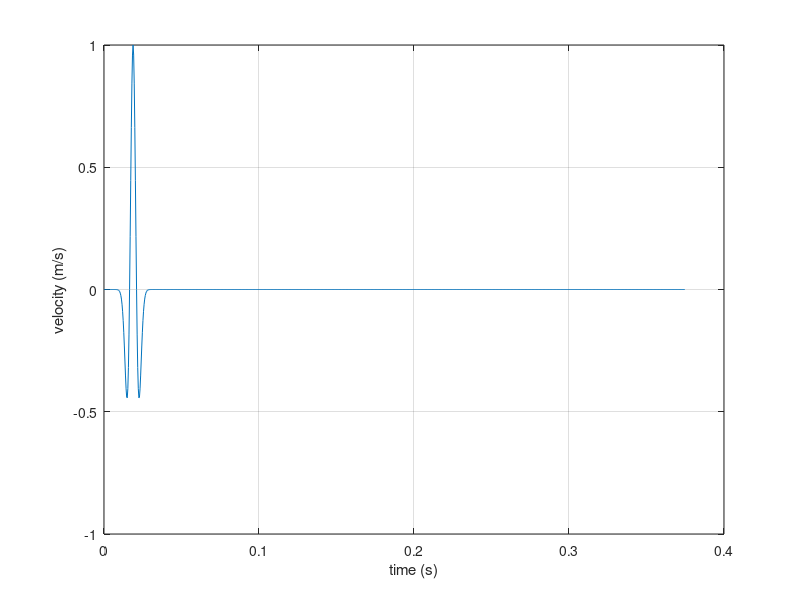
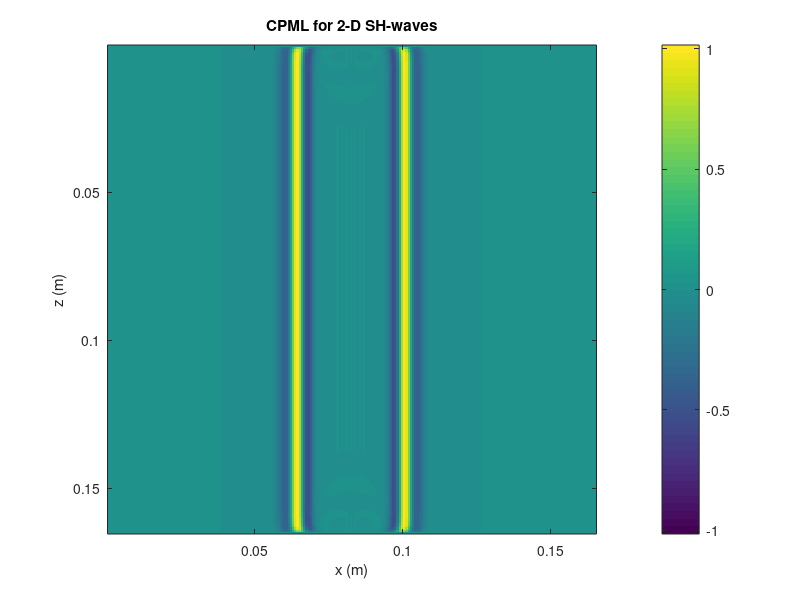
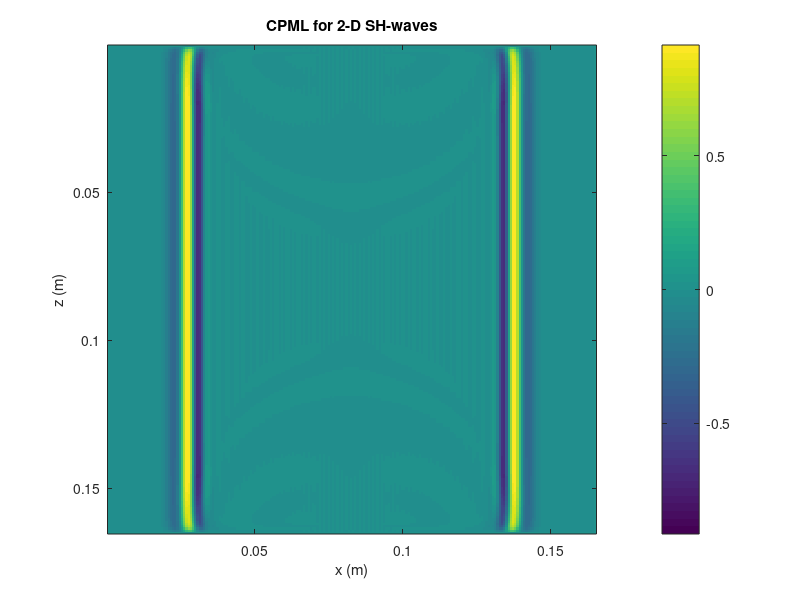
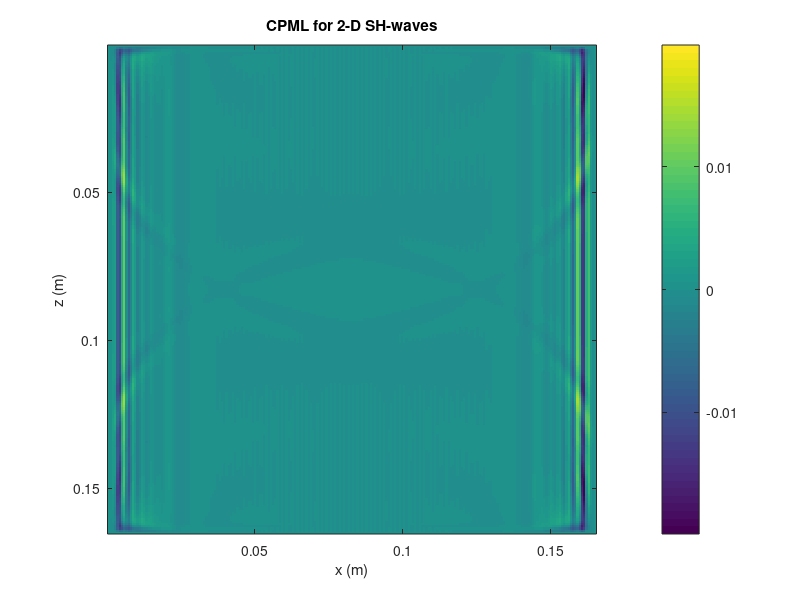

Recreate these plots in MATLAB, in order.
% This is code for simulation of propagation of 2-D SH-waves with CPML ABC
% employing memory variables. It was written by Daniel Grzech as part of
% MSc Individual Project supervised by Dr Panagiotis Kosmas.

% 24th August 2016

close all;
clear all;
running_time = tic;

%=============================basic variables=============================%

%x_length = 0.15;
%big_delta_x = 0.0015;
%z_length = 0.15;
%big_delta_z = 0.0015;

%i_length = x_length / big_delta_x;
%k_length = z_length / big_delta_z;

i_length = 200;
k_length = 200;
big_delta_x = 0.00075;
big_delta_z = big_delta_x;

no_time_steps = 1000;
delta_t = big_delta_x / 2;
t = no_time_steps * delta_t;

fprintf('no. of time steps %d \n', no_time_steps);
disp('');

rho = 1000;
mu = 1000;

%====================CPML thickness in each direction=====================%

cpml_thickness = 10;
x_cpml_1 = cpml_thickness;
x_cpml_2 = cpml_thickness;
z_cpml_1 = cpml_thickness;
z_cpml_2 = cpml_thickness;

i_length_total = i_length + x_cpml_1 + x_cpml_2;
k_length_total = k_length + z_cpml_1 + z_cpml_2;

x_computational_zone = (x_cpml_1+1):(i_length_total-x_cpml_2);
z_computational_zone = (z_cpml_1+1):(k_length_total-z_cpml_2);

%===========================antenna information===========================%

no_antennas = 1;

% position of source--spherical wavefront

source_pos = [round(i_length_total / 2) round(k_length_total /2)];

%============================source parameters============================%

omega_p = 2*pi*100;
f_a = 1;
delay = 50 * delta_t;
source_val = (1 - 1/2 * omega_p^2 * ((0:no_time_steps - 1) * delta_t - delay).^2) .* exp(-1/4 * omega_p^2 * ((0:no_time_steps - 1) * delta_t - delay).^2);

figure
ax1 = gca;
plot(ax1, (0:no_time_steps - 1) * delta_t, source_val);
xlabel('time (s)')
ylabel('velocity (m/s)')
grid on;
drawnow;

%=================================sensor==================================%

sensor_pos = [x_cpml_1+5 round(k_length_total / 2)];
sensor_1 = [];
sensor_2 = [];
sensor_3 = [];

%=============================CPML parameters=============================%

n_1 = 3; n_2 = 0; n_3 = 3;

kappa_x_max = 0;
sigma_x_1_max = 0.8 * (n_1 + 1) / (sqrt(mu/rho) * big_delta_x);
sigma_x_2_max = 0.8 * (n_1 + 1) / (sqrt(mu/rho) * big_delta_x);
alpha_x_max = 2 * pi * f_a;

kappa_z_max = 0;
sigma_z_1_max = 0.8 * (n_1 + 1) / (sqrt(mu/rho) * big_delta_z);
sigma_z_2_max = 0.8 * (n_1 + 1) / (sqrt(mu/rho) * big_delta_z);
alpha_z_max = 2 * pi * f_a;

kappa_x_1_v_y = zeros(x_cpml_1, 1);
kappa_x_2_v_y = zeros(x_cpml_2, 1);
kappa_z_1_v_y = zeros(z_cpml_1, 1);
kappa_z_2_v_y = zeros(z_cpml_2, 1);
sigma_x_1_v_y = zeros(x_cpml_1, 1);
sigma_x_2_v_y = zeros(x_cpml_2, 1);
sigma_z_1_v_y = zeros(z_cpml_1, 1);
sigma_z_2_v_y = zeros(z_cpml_2, 1);
alpha_x_1_v_y = zeros(x_cpml_1, 1);
alpha_x_2_v_y = zeros(x_cpml_2, 1);
alpha_z_1_v_y = zeros(z_cpml_1, 1);
alpha_z_2_v_y = zeros(z_cpml_2, 1);
beta_x_1_v_y = zeros(x_cpml_1, 1);
beta_x_2_v_y = zeros(x_cpml_2, 1);
delta_x_1_v_y = zeros(x_cpml_1, 1);
delta_x_2_v_y = zeros(x_cpml_2, 1);
beta_z_1_v_y = zeros(z_cpml_1, 1);
beta_z_2_v_y = zeros(z_cpml_2, 1);
delta_z_1_v_y = zeros(z_cpml_1, 1);
delta_z_2_v_y = zeros(z_cpml_2, 1);
b_x_1_v_y = zeros(x_cpml_1, 1);
c_x_1_v_y = zeros(x_cpml_1, 1);
b_x_2_v_y = zeros(x_cpml_2, 1);
c_x_2_v_y = zeros(x_cpml_2, 1);
b_z_1_v_y = zeros(z_cpml_1, 1);
c_z_1_v_y = zeros(z_cpml_1, 1);
b_z_2_v_y = zeros(z_cpml_2, 1);
c_z_2_v_y = zeros(z_cpml_2, 1);

kappa_x_1_tau_yx = zeros(x_cpml_1 - 1, 1);
kappa_x_2_tau_yx = zeros(x_cpml_2 - 1, 1);
sigma_x_1_tau_yx = zeros(x_cpml_1 - 1, 1);
sigma_x_2_tau_yx = zeros(x_cpml_2 - 1, 1);
alpha_x_1_tau_yx = zeros(x_cpml_1 - 1, 1);
alpha_x_2_tau_yx = zeros(x_cpml_2 - 1, 1);
beta_x_1_tau_yx = zeros(x_cpml_1 - 1, 1);
beta_x_2_tau_yx = zeros(x_cpml_2 - 1, 1);
delta_x_1_tau_yx = zeros(x_cpml_1 - 1, 1);
delta_x_2_tau_yx = zeros(x_cpml_2 - 1, 1);
b_x_1_tau_yx = zeros(x_cpml_1 - 1, 1);
c_x_1_tau_yx = zeros(x_cpml_1 - 1, 1);
b_x_2_tau_yx = zeros(x_cpml_2 - 1, 1);
c_x_2_tau_yx = zeros(x_cpml_2 - 1, 1);

kappa_z_1_tau_yz = zeros(z_cpml_1 - 1, 1);
kappa_z_2_tau_yz = zeros(z_cpml_2 - 1, 1);
sigma_z_1_tau_yz = zeros(z_cpml_1 - 1, 1);
sigma_z_2_tau_yz = zeros(z_cpml_2 - 1, 1);
alpha_z_1_tau_yz = zeros(z_cpml_1 - 1, 1);
alpha_z_2_tau_yz = zeros(z_cpml_2 - 1, 1);
beta_z_1_tau_yz = zeros(z_cpml_1 - 1, 1);
beta_z_2_tau_yz = zeros(z_cpml_2 - 1, 1);
delta_z_1_tau_yz = zeros(z_cpml_1 - 1, 1);
delta_z_2_tau_yz = zeros(z_cpml_2 - 1, 1);
b_z_1_tau_yz = zeros(z_cpml_1 - 1, 1);
c_z_1_tau_yz = zeros(z_cpml_1 - 1, 1);
b_z_2_tau_yz = zeros(z_cpml_2 - 1, 1);
c_z_2_tau_yz = zeros(z_cpml_2 - 1, 1);

% x-axis--left

for i = 1:x_cpml_1
    
    kappa_x_1_v_y(i) = 1.0 + kappa_x_max * ((x_cpml_1 - i) / (x_cpml_1 - 1.0))^n_1;
    sigma_x_1_v_y(i) = sigma_x_1_max * ((x_cpml_1 - i) / (x_cpml_1 - 1.0))^(n_1 + n_2);
    alpha_x_1_v_y(i) = alpha_x_max * ((i - 1.0) / (x_cpml_1 - 1.0))^(n_3);
    beta_x_1_v_y(i) = sigma_x_1_v_y(i) / kappa_x_1_v_y(i);
    delta_x_1_v_y(i) = sigma_x_1_v_y(i) / kappa_x_1_v_y(i) + alpha_x_1_v_y(i);
    
    b_x_1_v_y(i) = (2.0 - delta_t * beta_x_1_v_y(i)) / (2.0 + delta_t * beta_x_1_v_y(i));
    c_x_1_v_y(i) = (2.0 * delta_t * -delta_x_1_v_y(i)) / (2.0 + delta_t * beta_x_1_v_y(i));
     
end

for i = 1:x_cpml_1 - 1
   
    kappa_x_1_tau_yx(i) = 1.0 + kappa_x_max * ((x_cpml_1 - i - 0.5) / (x_cpml_1 - 1.0))^n_1;
    sigma_x_1_tau_yx(i) = sigma_x_1_max * ((x_cpml_1 - i - 0.5) / (x_cpml_1 - 1.0))^(n_1 + n_2);
    alpha_x_1_tau_yx(i) = alpha_x_max * ((i - 0.5) / (x_cpml_1 - 1.0))^(n_3);
    beta_x_1_tau_yx(i) = sigma_x_1_tau_yx(i) / kappa_x_1_tau_yx(i);
    delta_x_1_tau_yx(i) = sigma_x_1_tau_yx(i) / kappa_x_1_tau_yx(i) + alpha_x_1_tau_yx(i);
    
    b_x_1_tau_yx(i) = (2.0 - delta_t * beta_x_1_tau_yx(i)) / (2.0 + delta_t * beta_x_1_tau_yx(i));
    c_x_1_tau_yx(i) = (2.0 * delta_t * -delta_x_1_tau_yx(i)) / (2.0 + delta_t * beta_x_1_tau_yx(i));
    
end

% x-axis--right

for i = 1:x_cpml_2
    
    kappa_x_2_v_y(i) = 1.0 + kappa_x_max * ((x_cpml_2 - i) / (x_cpml_2 - 1))^n_1;
    sigma_x_2_v_y(i) = sigma_x_2_max * ((x_cpml_2 - i) / (x_cpml_2 - 1.0))^(n_1 + n_2);
    alpha_x_2_v_y(i) = alpha_x_max * ((i - 1.0) / (x_cpml_2 - 1.0))^(n_3);
    beta_x_2_v_y(i) = sigma_x_2_v_y(i) / kappa_x_2_v_y(i);
    delta_x_2_v_y(i) = sigma_x_2_v_y(i) / kappa_x_2_v_y(i) + alpha_x_2_v_y(i);
    
    b_x_2_v_y(i) = (2.0 - delta_t * beta_x_2_v_y(i)) / (2.0 + delta_t * beta_x_2_v_y(i));
    c_x_2_v_y(i) = (2.0 * delta_t * -delta_x_2_v_y(i)) / (2.0 + delta_t * beta_x_2_v_y(i));
    
end

for i = 1:x_cpml_2 - 1
   
    kappa_x_2_tau_yx(i) = 1.0 + kappa_x_max * ((x_cpml_2 - i - 0.5) / (x_cpml_2 - 1.0))^n_1;
    sigma_x_2_tau_yx(i) = sigma_x_2_max * ((x_cpml_2 - i - 0.5) / (x_cpml_2 - 1.0))^(n_1 + n_2);
    alpha_x_2_tau_yx(i) = alpha_x_max * ((i - 0.5) / (x_cpml_2 - 1.0))^(n_3);
    beta_x_2_tau_yx(i) = sigma_x_2_tau_yx(i) / kappa_x_2_tau_yx(i);
    delta_x_2_tau_yx(i) = sigma_x_2_tau_yx(i) / kappa_x_2_tau_yx(i) + alpha_x_2_tau_yx(i);
    
    b_x_2_tau_yx(i) = (2 - delta_t * beta_x_2_tau_yx(i)) / (2 + delta_t * beta_x_2_tau_yx(i));
    c_x_2_tau_yx(i) = (2 * delta_t * -delta_x_2_tau_yx(i)) / (2 + delta_t * beta_x_2_tau_yx(i));
    
end

% z-axis--bottom

for k = 1:z_cpml_1
    
    kappa_z_1_v_y(k) = 1.0 + kappa_z_max * ((z_cpml_1 - k) / (z_cpml_1 - 1.0))^n_1;
    sigma_z_1_v_y(k) = sigma_z_1_max * ((z_cpml_1 - k) / (z_cpml_1 - 1.0))^(n_1 + n_2);
    alpha_z_1_v_y(k) = alpha_z_max * ((k - 1.0) / (z_cpml_1 - 1.0))^(n_3);
    beta_z_1_v_y(k) = sigma_z_1_v_y(k) / kappa_z_1_v_y(k);
    delta_z_1_v_y(k) = sigma_z_1_v_y(k) / kappa_z_1_v_y(k) + alpha_z_1_v_y(k);
    
    b_z_1_v_y(k) = (2 - delta_t * beta_z_1_v_y(k)) / (2 + delta_t * beta_z_1_v_y(k));
    c_z_1_v_y(k) = (2 * delta_t * -delta_z_1_v_y(k)) / (2 + delta_t * beta_z_1_v_y(k));
    
end

for k = 1:z_cpml_1 - 1
   
    kappa_z_1_tau_yz(k) = 1.0 + kappa_z_max * ((z_cpml_1 - k - 0.5) / (z_cpml_1 - 1.0))^n_1;
    sigma_z_1_tau_yz(k) = sigma_z_1_max * ((z_cpml_1 - k - 0.5) / (z_cpml_1 - 1.0))^(n_1 + n_2);
    alpha_z_1_tau_yz(k) = alpha_z_max * ((k - 0.5) / (z_cpml_1 - 1.0))^(n_3);
    beta_z_1_tau_yz(k) = sigma_z_1_tau_yz(k) / kappa_z_1_tau_yz(k);
    delta_z_1_tau_yz(k) = sigma_z_1_tau_yz(k) / kappa_z_1_tau_yz(k) + alpha_z_1_tau_yz(k);
    
    b_z_1_tau_yz(k) = (2 - delta_t * beta_z_1_tau_yz(k)) / (2 + delta_t * beta_z_1_tau_yz(k));
    c_z_1_tau_yz(k) = (2 * delta_t * -delta_z_1_tau_yz(k)) / (2 + delta_t * beta_z_1_tau_yz(k));
    
end

% z-axis--top

for k = 1:z_cpml_2
    
    kappa_z_2_v_y(k) = 1.0 + kappa_z_max * ((z_cpml_2 - k) / (z_cpml_2 - 1.0))^n_1;
    sigma_z_2_v_y(k) = sigma_z_2_max * ((z_cpml_2 - k) / (z_cpml_2 - 1.0))^(n_1 + n_2);
    alpha_z_2_v_y(k) = alpha_z_max * ((k - 1.0) / (z_cpml_1 - 1.0))^(n_3);
    beta_z_2_v_y(k) = sigma_z_2_v_y(k) / kappa_z_2_v_y(k);
    delta_z_2_v_y(k) = sigma_z_2_v_y(k) / kappa_z_2_v_y(k) + alpha_z_2_v_y(k);
    
    b_z_2_v_y(k) = (2 - delta_t * beta_z_2_v_y(k)) / (2 + delta_t * beta_z_2_v_y(k));
    c_z_2_v_y(k) = (2 * delta_t * -delta_z_2_v_y(k)) / (2 + delta_t * beta_z_2_v_y(k));
 
end

for k = 1:z_cpml_2 - 1
   
    kappa_z_2_tau_yz(k) = 1.0 + kappa_z_max * ((z_cpml_2 - k - 0.5) / (z_cpml_2 - 1.0))^n_1;
    sigma_z_2_tau_yz(k) = sigma_z_2_max * ((z_cpml_2 - k - 0.5) / (z_cpml_2 - 1.0))^(n_1 + n_2);
    alpha_z_2_tau_yz(k) = alpha_z_max * ((k - 0.5) / (z_cpml_2 - 1.0))^(n_3);
    beta_z_2_tau_yz(k) = sigma_z_2_tau_yz(k) / kappa_z_2_tau_yz(k);
    delta_z_2_tau_yz(k) = sigma_z_2_tau_yz(k) / kappa_z_2_tau_yz(k) + alpha_z_2_tau_yz(k);
       
    b_z_2_tau_yz(k) = (2 - delta_t * beta_z_2_tau_yz(k)) / (2 + delta_t * beta_z_2_tau_yz(k));
    c_z_2_tau_yz(k) = (2 * delta_t * -delta_z_2_tau_yz(k)) / (2 + delta_t * beta_z_2_tau_yz(k));
    
end

kappa_x_v_y = zeros(i_length_total, k_length_total);
sigma_x_v_y = zeros(i_length_total, k_length_total);
alpha_x_v_y = zeros(i_length_total, k_length_total);
kappa_z_v_y = zeros(i_length_total, k_length_total);
sigma_z_v_y = zeros(i_length_total, k_length_total);
alpha_z_v_y = zeros(i_length_total, k_length_total);
kappa_x_tau_yx = zeros(i_length_total, k_length_total);
sigma_x_tau_yx = zeros(i_length_total, k_length_total);
alpha_x_tau_yx = zeros(i_length_total, k_length_total);
kappa_z_tau_yz = zeros(i_length_total, k_length_total);
sigma_z_tau_yz = zeros(i_length_total, k_length_total);
alpha_z_tau_yz = zeros(i_length_total, k_length_total);

kk = z_cpml_2 - 1;

for k = 1:k_length_total - 1
    
    if k <= z_cpml_1 - 1
        
        kappa_x_tau_yx(:, k) = kappa_x_1_tau_yx(k);
        sigma_x_tau_yx(:, k) = sigma_x_1_tau_yx(k);
        alpha_x_tau_yx(:, k) = alpha_x_1_tau_yx(k);
        
    elseif k >= k_length_total + 1 - z_cpml_2
        
        kappa_x_tau_yx(:, k) = kappa_x_2_tau_yx(kk);
        sigma_x_tau_yx(:, k) = sigma_x_2_tau_yx(kk);
        alpha_x_tau_yx(:, k) = alpha_x_2_tau_yx(kk);
        kk = kk - 1;
        
    else
        
        kappa_x_tau_yx(:, k) = 1.0;
        sigma_x_tau_yx(:, k) = 0;
        alpha_x_tau_yx(:, k) = 0;
        
    end
    
end

ii = x_cpml_2 - 1;

for i = 1:i_length_total - 1
    
    if i <= x_cpml_1 - 1
        
        kappa_z_tau_yz(i, :) = kappa_z_1_tau_yz(i);
        sigma_z_tau_yz(i, :) = sigma_z_1_tau_yz(i);
        alpha_z_tau_yz(i, :) = alpha_z_1_tau_yz(i);
        
    elseif i >= i_length_total + 1 - x_cpml_2
        
        kappa_z_tau_yz(i, :) = kappa_z_2_tau_yz(ii);
        sigma_z_tau_yz(i, :) = sigma_z_2_tau_yz(ii);
        alpha_z_tau_yz(i, :) = alpha_z_2_tau_yz(ii);
        ii = ii - 1;
        
    else
        
        kappa_z_tau_yz(i, :) = 1.0;
        sigma_z_tau_yz(i, :) = 0;
        alpha_z_tau_yz(i, :) = 0;
        
    end
    
end

kk = z_cpml_2;

for k = 2:k_length_total - 1
   
   if k <= z_cpml_1
       
       kappa_x_v_y(:, k) = kappa_x_1_v_y(k);
       sigma_x_v_y(:, k) = sigma_x_1_v_y(k);
       alpha_x_v_y(:, k) = alpha_x_1_v_y(k);
       
   elseif k >= k_length_total + 1 - z_cpml_2
       
       kappa_x_v_y(:, k) = kappa_x_2_v_y(kk);
       sigma_x_v_y(:, k) = sigma_x_2_v_y(kk);
       alpha_x_v_y(:, k) = alpha_x_2_v_y(kk);
       kk = kk - 1;
       
   else
       
       kappa_x_v_y(:, k) = 1.0;
       sigma_x_v_y(:, k) = 0;
       alpha_x_v_y(:, k) = 0;
       
   end
       
end

ii = x_cpml_2;
   
for i = 2:i_length_total - 1
       
       if i <= x_cpml_1
           
           kappa_z_v_y(i, :) = kappa_z_1_v_y(i);
           sigma_z_v_y(i, :) = sigma_z_1_v_y(i);
           alpha_z_v_y(i, :) = alpha_z_1_v_y(i);
           
       elseif i >= i_length_total + 1 - x_cpml_2
           
           kappa_z_v_y(i, :) = kappa_z_2_v_y(ii);
           sigma_z_v_y(i, :) = sigma_z_2_v_y(ii);
           alpha_z_v_y(i, :) = alpha_z_2_v_y(ii);
           ii = ii - 1;
           
       else
          
           kappa_z_v_y(i, :) = 1.0;   
           sigma_z_v_y(i, :) = 0;
           alpha_z_v_y(i, :) = 0;
           
       end
        
end

%======matrices for u_y, v_y, tau_yx, tau_yz, A_x, B_z, C_x, and D_z======%

u_y = zeros(i_length_total, k_length_total);
v_y = zeros(i_length_total, k_length_total);
tau_yx = zeros(i_length_total, k_length_total);
tau_yz = zeros(i_length_total, k_length_total);

% CPML

A_x_1 = zeros(x_cpml_1, k_length_total);
A_x_2 = zeros(x_cpml_2, k_length_total);
C_x_1 = zeros(x_cpml_1 - 1, k_length_total);
C_x_2 = zeros(x_cpml_2 - 1, k_length_total);
B_z_1 = zeros(i_length_total, z_cpml_1);
B_z_2 = zeros(i_length_total, z_cpml_2);
D_z_1 = zeros(i_length_total, z_cpml_1 - 1); 
D_z_2 = zeros(i_length_total, z_cpml_2 - 1);

%======================propagation in time and space======================%

plot_freq = 100;

u_y_min = sum(source_val(source_val < 0)) * delta_t * 1.25;
u_y_max = sum(source_val(source_val > 0)) * delta_t * 1.25;

% name = '2d_sh_wave_ade_spherical.avi';
% name = '2d_sh_wave_ade_plane.avi';
% v = VideoWriter(name); % create object to write visualisation to file
% open(v);

for n = 1:no_time_steps
    
    % update tau_yx and tau_yz

    i = 1:i_length_total - 1;
    k = 1:k_length_total - 1;
    
    tau_yx(i, k) = tau_yx(i, k) + mu .* 1 ./ kappa_x_tau_yx(i, k) * delta_t .* (v_y(i + 1, k) - v_y(i, k)) ./ big_delta_x;
    
    tau_yz(i, k) = tau_yz(i, k) + mu .* 1 ./ kappa_z_tau_yz(i, k) * delta_t .* (v_y(i, k + 1) - v_y(i, k)) ./ big_delta_z;
        
    % update C_x
    
    % left tau_yx
    
    k = 1:k_length_total - 1;
    
    for i = 1:x_cpml_1 - 1
        
        C_x_1_old = C_x_1;
        C_x_1(i, k) = b_x_1_tau_yx(i) .* C_x_1(i, k) + c_x_1_tau_yx(i) .* (v_y(i + 1, k) - v_y(i, k)) / big_delta_x;
        tau_yx(i, k) = tau_yx(i, k) + delta_t * mu * 1 ./ kappa_x_tau_yx(i, k) .* 1/2 .* (C_x_1(i, k) + C_x_1_old(i, k));
        
    end
        
    % right tau_yx
    
    ii = x_cpml_2 - 1;
    k = 1:k_length_total - 1;
    
    for i = i_length_total + 1 - x_cpml_2:i_length_total - 1
        
        C_x_2_old = C_x_2;
        C_x_2(ii, k) = b_x_2_tau_yx(ii) .* C_x_2(ii, k) + c_x_2_tau_yx(ii) .*  (v_y(i + 1, k) - v_y(i, k)) / big_delta_x;
        tau_yx(i, k) = tau_yx(i, k) + delta_t * mu * 1 ./ kappa_x_tau_yx(i, k) .* 1/2 .* (C_x_2(ii, k) + C_x_2_old(ii, k));
        ii = ii - 1;
        
    end
    
    % update D_z
    
    % bottom tau_yz
    
    i = 1:i_length_total - 1;
    
    for k = 1:z_cpml_1 - 1
       
        D_z_1_old = D_z_1;
        D_z_1(i, k) = b_z_1_tau_yz(k) .* D_z_1(i, k) + c_z_1_tau_yz(k) .* (v_y(i, k + 1) - v_y(i, k)) / big_delta_z;
        tau_yz(i, k) = tau_yz(i, k) + delta_t * mu .* 1 ./ kappa_z_tau_yz(i, k) .* 1/2 .* (D_z_1(i, k) + D_z_1_old(i, k));
        
    end
    
    % top tau_yz
    
    kk = z_cpml_2 - 1;
    i = 1:i_length_total - 1;
    
    for k = k_length_total + 1 - z_cpml_2:k_length_total - 1
        
        D_z_2_old = D_z_2;
        D_z_2(i, kk) = b_z_2_tau_yz(kk) .* D_z_2(i, kk) + c_z_2_tau_yz(kk) .* (v_y(i, k + 1) - v_y(i, k)) / big_delta_z;
        tau_yz(i, k) = tau_yz(i, k) + delta_t * mu .* 1 ./ kappa_z_tau_yz(i, k) .* 1/2 .* (D_z_2(i, kk) + D_z_2_old(i, kk));
        kk = kk - 1;
        
    end

    % update v_y
    
    i = 2:i_length_total - 1;
    k = 2:k_length_total - 1;
        
    v_y(i, k) = v_y(i, k) + delta_t * 1 / rho * (1 ./ kappa_x_v_y(i, k) .* (tau_yx(i, k) - tau_yx(i - 1, k)) ./ big_delta_x + 1 ./ kappa_z_v_y(i, k) .* (tau_yz(i, k) - tau_yz(i, k - 1)) ./ big_delta_z);
        
    % update A_x and B_z
    
    % A_x for left v_y
    
    k = 2:k_length_total - 1;
        
    for i = 2:x_cpml_1
    
        A_x_1_old = A_x_1;
        A_x_1(i, k) = b_x_1_v_y(i) .* A_x_1(i, k) + c_x_1_v_y(i) .* (tau_yx(i, k) - tau_yx(i - 1, k)) ./ big_delta_x;
        v_y(i, k) = v_y(i, k) + delta_t ./ rho .* 1 ./ kappa_x_v_y(i, k) .* 1/2 .* (A_x_1(i, k) + A_x_1_old(i, k));
        
    end
        
    % A_x for right v_y
    
    ii = x_cpml_2;
    k = 2:k_length_total - 1;
    
    for i = i_length_total + 1 - x_cpml_2:i_length_total - 1
       
        A_x_2_old = A_x_2;
        A_x_2(ii, k) = b_x_2_v_y(ii) .* A_x_2(ii, k) + c_x_2_v_y(ii) .* (tau_yx(i, k) - tau_yx(i - 1, k)) / big_delta_x;
        v_y(i, k) = v_y(i, k) + delta_t / rho .* 1 ./ kappa_x_v_y(i, k) .* 1/2 .* (A_x_2(ii,k) + A_x_2_old(ii, k));
        ii = ii - 1;
        
    end
     
    % B_z for bottom v_y
    
    i = 2:i_length_total - 1;
    
    for k = 2:z_cpml_1
        
        B_z_1_old = B_z_1;
        B_z_1(i, k) = b_z_1_v_y(k) .* B_z_1(i, k) + c_z_1_v_y(k) .* (tau_yz(i, k) - tau_yz(i, k - 1)) / big_delta_z;
        v_y(i, k) = v_y(i, k) + delta_t / rho .* 1 ./ kappa_z_v_y(i, k) .* 1/2 .* (B_z_1(i, k) + B_z_1_old(i, k));
        
    end
    
    % B_z for top v_y
    
    kk = z_cpml_2;
    i = 2:i_length_total - 1;
    
    for k = k_length_total + 1 - z_cpml_2:k_length_total - 1
        
        B_z_2_old = B_z_2;
        B_z_2(i, kk) = b_z_2_v_y(kk) .* B_z_2(i, kk) + c_z_2_v_y(kk) .* (tau_yz(i, k) - tau_yz(i, k - 1)) / big_delta_z;
        v_y(i, k) = v_y(i, k) + delta_t / rho .* 1 ./ kappa_z_v_y(i, k) .* 1/2 .* (B_z_2(i, kk) + B_z_2_old(i, kk));
        kk = kk - 1;
    
    end
    
    % source--spherical wavefront
   
%     v_y(source_pos(1), source_pos(2)) = v_y(source_pos(1), source_pos(2)) + source_val(n);
    
    % source--plane wavefront
    
    v_y(round(i_length_total / 2), :) = v_y(round(i_length_total / 2), :) + source_val(n);
    
    u_y = u_y + v_y * delta_t;
    
    % sensor
    
    sensor_1 = [sensor_1 v_y(sensor_pos(1,1), sensor_pos(1,2))];
    
    % plot current image every plot_freq time steps
    
    if mod(n, plot_freq) == 0
          
          disp(n)
          
          figure
          ax2 = gca;
          temp = double(v_y(1:i_length_total, 1:k_length_total));
          imagesc(ax2, [big_delta_x big_delta_x * i_length_total], [big_delta_z big_delta_z * k_length_total], (squeeze(temp).'));
          cmax = max(max(max(temp)), -min(min(temp)));
          caxis([-cmax cmax]);
          title('CPML for 2-D SH-waves');
          xlabel('x (m)');
          ylabel('z (m)');
          colorbar;
          axis image;
          
    end
    
%     % visualise wave propagation
%     
%     figure(2)
%     ax3 = gca;
%     axis tight manual;
%     ax3.NextPlot = 'replaceChildren';
%     surf(ax3, 0:big_delta_x:(i_length_total - 1) * big_delta_x, 0:big_delta_z:(k_length_total - 1) * big_delta_z, u_y);
%     zlim([u_y_min u_y_max]);
%     title('Propagation of a 2-D SH-wave with a spherical wavefront without an ABC');
%     title('Propagation of a 2-D SH-wave with a plane wavefront without an ABC');
%     title('Propagation of a 2-D SH-wave with a spherical wavefront with the CPML ABC');
%     title('Propagation of a 2-D SH-wave with a plane wavefront with the CPML ABC');
%     xlabel('x (m)');
%     ylabel('z (m)');
%     zlabel('displacement (m)');
%     grid on;
%     drawnow;
%     writeVideo(v, getframe(figure(2)));
         
end

% close(v);

% plot sensor values

figure
ax4 = gca;
plot(ax4, (0:no_time_steps - 1) * delta_t, 20*log10(abs(sensor_1./max(abs(sensor_1)))));
ylim([-140, 0]);
xlabel('time (s)')
ylabel('20*log_{10}(v_y/max(v_y))')
grid on;

%==============================running time===============================%

toc(running_time);